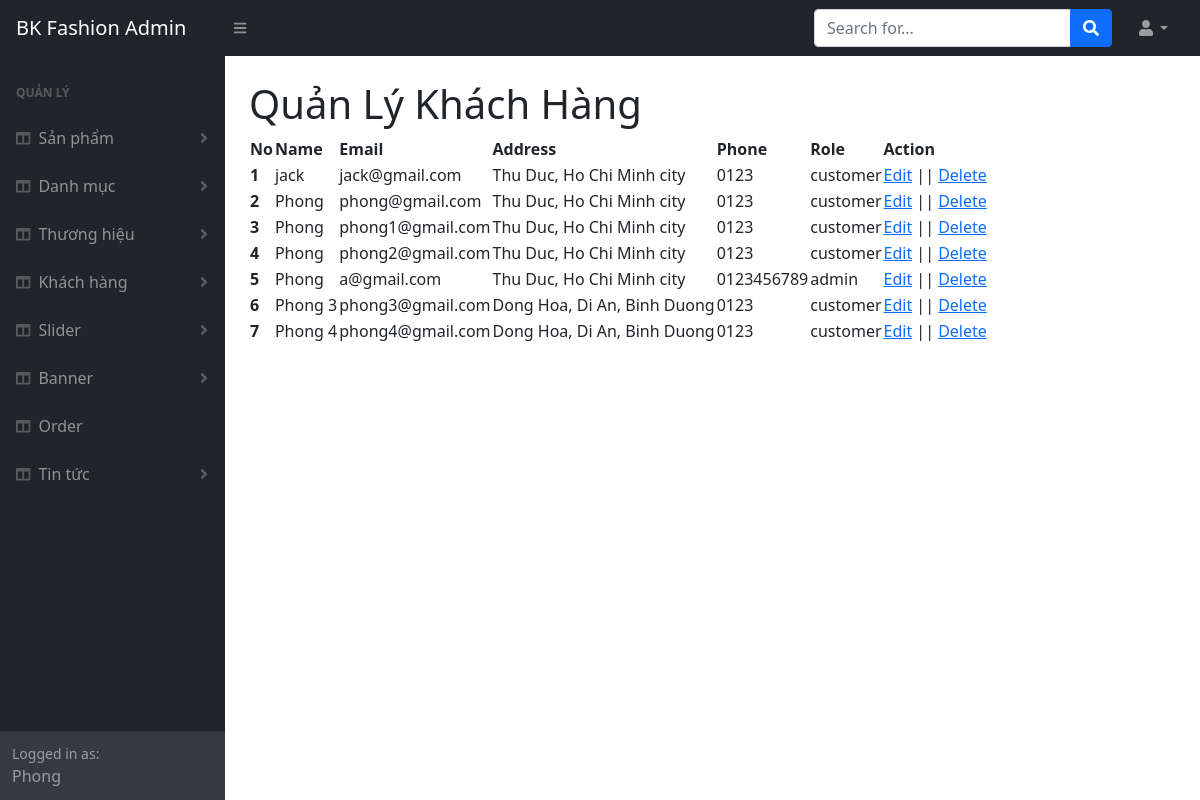
The app's page /admin/client.php (signed in) with its own data.
### tables this page shows
CREATE TABLE `tbl_user` (
  `userId` int(11) NOT NULL,
  `name` varchar(255) NOT NULL,
  `email` varchar(255) NOT NULL,
  `address` varchar(255) NOT NULL,
  `phone` varchar(30) NOT NULL,
  `password` varchar(255) NOT NULL,
  `role` varchar(30) NOT NULL
);

### lib/database.php (called while the page is built, shortened)
<?php
Class Database{
   public $host   = DB_HOST;
   public $user   = DB_USER;
   public $pass   = DB_PASS;
   public $dbname = DB_NAME;
   public $link;
private function connectDB(){
   $this->link = new mysqli($this->host, $this->user, $this->pass,
    $this->dbname);
   mysqli_set_charset($this->link,"utf8");
 }
public function select($query){
  $result = $this->link->query($query) or
   die($this->link->error.__LINE__);
  if($result->num_rows > 0){
    return $result;
  } else {
    return false;
  }
 }
}

### classes/user.php (called while the page is built, shortened)
<?php
	$filepath = realpath(dirname(__FILE__));
	include_once ($filepath.'/../lib/database.php');
class user
{
	private $db;
	public function __construct()
	{
		$this->db = new Database();
	}
	public function show_user(){
        $query = "SELECT * FROM tbl_user";
        $result = $this->db->select($query);
        return $result;
    }
}
?>

### admin/client.php (the view, shortened to what this page needs)
<?php include 'inc_admin/header.php' ?>
           <?php include 'inc_admin/sidebar.php' ?>
           <?php include '../classes/user.php';
            $user = new user();
            $result = $user->show_user();
            ?>
            <div id="layoutSidenav_content">
                <main>
                    <div class="container-fluid px-4">
                        <h1 class="mt-4">Quản Lý Khách Hàng</h1>
                        <table id="datatablesSimple">
                            <thead>
                            <tr>
                                <th>No</th>
                                <th>Name</th>
                                <th>Email</th>
                                <th>Address</th>
                                <th>Phone</th>
                                <th>Role</th>
                                <th>Action</th>
                            </tr>
                            </thead>
                            <tbody>
                                <?php
                                $stt = 1;
                                    while($row = $result->fetch_assoc()){
                                        echo
                                        '<tr>
                                        <th scope="row">'.$stt.'</th>
                                        <td>'.$row['name'].'</td>
                                        <td>'.$row['email'].'</td>
                                        <td>'.$row['address'].'</td>
                                        <td>'.$row['phone'].'</td>
                                        <td>'.$row['role'].'</td>
                                        <td>
                                        <a href="clientEdit.php?userId='.$row['userId'].'">Edit</a>
                                        || <a onclick="return confirm(\'Bạn có chắc chắn xóa?\')"  href="?deleteid='.$row['userId'].'">Delete</a>
                                        </td>
                                        </tr>';
                                        $stt++;
                                    }
                                ?>
                            </tbody>
                            </table>
                    </div>
                </main>
            </div>
<?php include 'inc_admin/footer.php' ?>

### records on screen
tbl_user: name "jack", email "jack@gmail.com", address "Thu Duc, Ho Chi Minh city", phone "0123", role "customer"
tbl_user: name "Phong", email "phong@gmail.com", address "Thu Duc, Ho Chi Minh city", phone "0123", role "customer"
tbl_user: name "Phong", email "phong1@gmail.com", address "Thu Duc, Ho Chi Minh city", phone "0123", role "customer"
tbl_user: name "Phong", email "phong2@gmail.com", address "Thu Duc, Ho Chi Minh city", phone "0123", role "customer"
tbl_user: name "Phong", email "a@gmail.com", address "Thu Duc, Ho Chi Minh city", phone "0123456789", role "admin"
tbl_user: name "Phong 3", email "phong3@gmail.com", address "Dong Hoa, Di An, Binh Duong", phone "0123", role "customer"
tbl_user: name "Phong 4", email "phong4@gmail.com", address "Dong Hoa, Di An, Binh Duong", phone "0123", role "customer"

### other values on screen
Session::get('user_name') "Phong"
